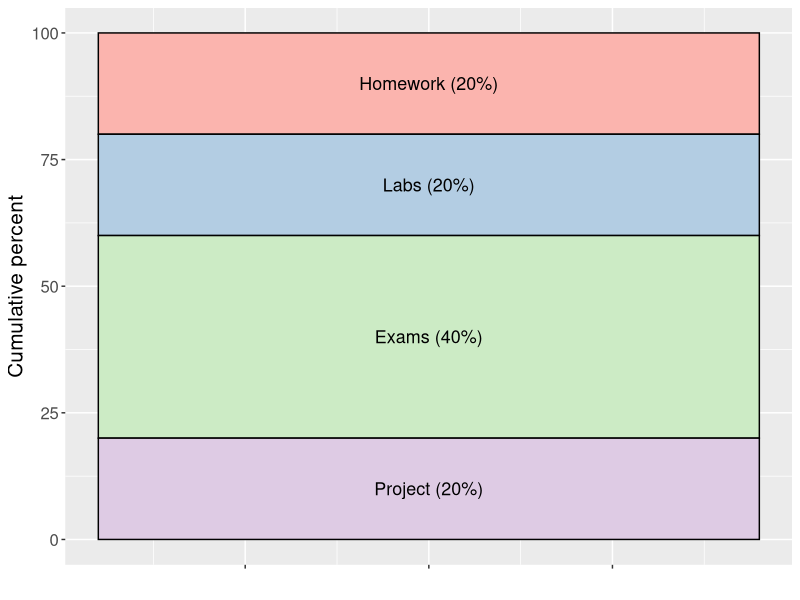

Write R code to recreate this figure.
## ---- chunk 1
knitr::opts_chunk$set(echo = FALSE, warning=FALSE, message=FALSE)

library(RColorBrewer)
library(tidyverse)

pal <- brewer.pal(4, 'Pastel1')
## ---- chunk 2
grades <- tribble(
  ~category,  ~percent,
  "Homework", 20,
  "Labs", 20,
  "Exams", 40,
  "Project", 20,
)
grades$category <- fct_relevel(grades$category, "Homework", "Labs", "Exams", "Project")
grades$location <- rep(1, 4)
grades %>% ggplot(aes(x=location, y=percent)) +
  geom_col(aes(fill=category), col='black') + 
  guides(fill=FALSE) + 
  geom_text(aes(x=rep(1, 4), 
                label=c("Homework (20%)",
                        "Labs (20%)",
                        "Exams (40%)",
                        "Project (20%)"), 
                y=c(90,70,40,10),
                size=18)) + 
  labs(x='', y='Cumulative percent') + 
  theme(axis.text.x = element_blank(), 
        text = element_text(size = 15),
        legend.position = "none") +
  scale_fill_manual(values=pal)
